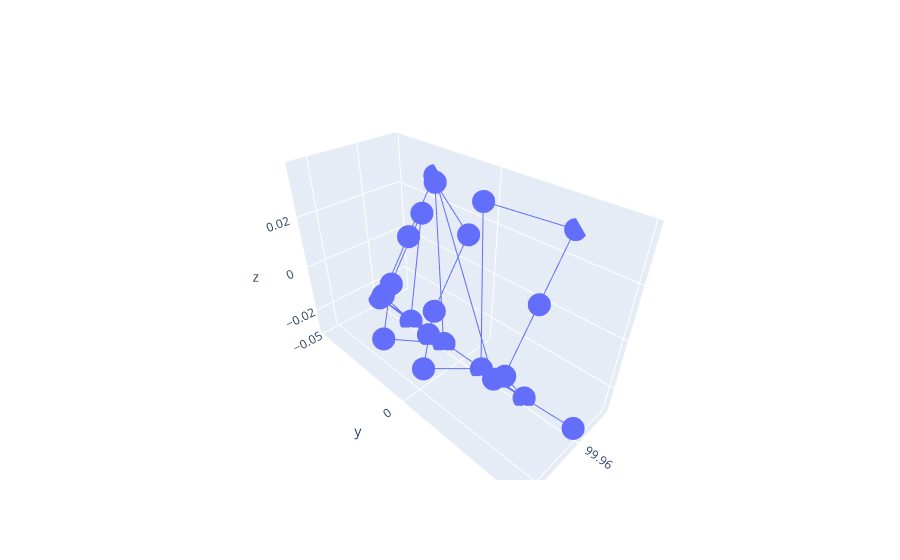

Notebook cell for this chart:
### Code cell
cr = go.Scatter3d(x=data['rays']['positions'][:,0], y=data['rays']['positions'][:,1], z=data['rays']['positions'][:,2])

fig = go.Figure(data=[cr])
iplot(fig)
# display(SVG(fig.to_image(format='svg', scale=1)))
